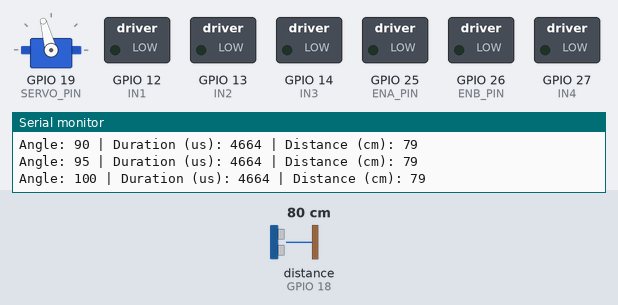
The sketch below on a simulated ESP32. Shown: servo, switched loads named in the sketch (green lamp = pin HIGH), the last lines printed to the serial monitor. Wiring (inferred from the names in the program): ultrasonic range finder: trigger GPIO 5; echo GPIO 18. The inputs (shaded band) are chosen by the test bench; at power-on: distance to the obstacle (sensor on GPIO 18) 80 cm. The echo pulse lasts 58.3 µs per cm; pins used as bus, display or sensor lines are not drawn.

Above: at 0.27 s.
At 4.75 s:
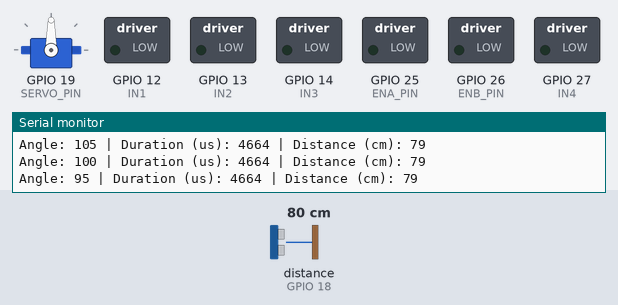
4.8 s: distance to the obstacle (sensor on GPIO 18) set to 113 cm
At 4.95 s:
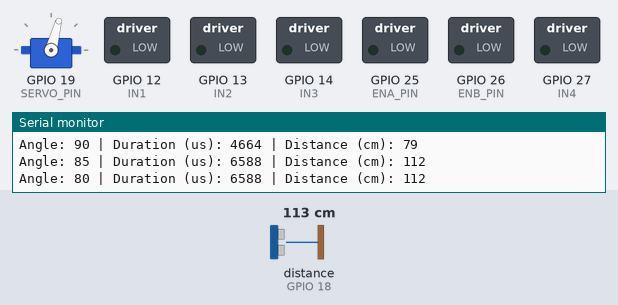
Timing chart, 0 to 32.8 s (numbered marks = the images above; inputs shaded):
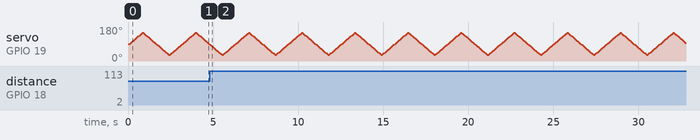

The sketch:

rover_reciever.ino
```cpp
#include <esp_now.h>
#include <WiFi.h>
#include <ESP32Servo.h>
#include <esp_arduino_version.h>

// --- L298N DIRECTION PINS ---
#define IN1 12 // Right Motors Dir A
#define IN2 13 // Right Motors Dir B
#define IN3 14 // Left Motors Dir A
#define IN4 27 // Left Motors Dir B

// --- L298N ENA / ENB PWM SPEED PINS ---
#define ENA_PIN 25 // Speed PWM Right Motors (Jumpers Removed)
#define ENB_PIN 26 // Speed PWM Left Motors (Jumpers Removed)

// --- SENSOR & SERVO PINS ---
#define TRIG_PIN  5    // Direct Output to HC-SR04 Trig
#define ECHO_PIN  18   // Input from Level Shifter (LV1)
#define SERVO_PIN 19   // PWM Control to SG90 Servo

Servo radarServo;

unsigned long duration = 0;
int distance = 0;
int servoAngle = 90;
int sweepDirection = 5;
unsigned long lastRadarScan = 0;

uint8_t transmitterAddress[6] = {0};
volatile bool transmitterAddressKnown = false;
bool telemetryPeerRegistered = false;

static const uint8_t RADAR_PACKET_MARKER = 0xA7;

typedef struct GestureMessage {
  char command[4];
  uint8_t speed; // PWM duty cycle (0-255) sent from UI slider
} GestureMessage;

typedef struct __attribute__((packed)) RadarTelemetry {
  uint8_t marker;
  int16_t angleDeg;
  uint16_t distanceCm;
} RadarTelemetry;

GestureMessage incomingData;

// Drive direction pins HIGH/LOW and drive ENA/ENB with PWM speed
void setMotorSpeedAndDirection(int in1, int in2, int in3, int in4, uint8_t speed) {
  // Enforce a minimum speed floor (110 PWM) when non-zero to overcome L298N internal drop
  uint8_t effectiveSpeed = 0;
  if (speed > 0) {
    effectiveSpeed = (speed < 110) ? 110 : speed;
  }

  digitalWrite(IN1, in1 ? HIGH : LOW);
  digitalWrite(IN2, in2 ? HIGH : LOW);
  digitalWrite(IN3, in3 ? HIGH : LOW);
  digitalWrite(IN4, in4 ? HIGH : LOW);

  analogWrite(ENA_PIN, effectiveSpeed);
  analogWrite(ENB_PIN, effectiveSpeed);
}

// Tank steering directional mappings
void moveForward(uint8_t spd)      { setMotorSpeedAndDirection(0, 1, 0, 1, spd); }
void moveBackward(uint8_t spd)     { setMotorSpeedAndDirection(1, 0, 1, 0, spd); }
void turnLeft(uint8_t spd)         { setMotorSpeedAndDirection(0, 1, 1, 0, spd); }
void turnRight(uint8_t spd)        { setMotorSpeedAndDirection(1, 0, 0, 1, spd); }
void moveForwardLeft(uint8_t spd)  { setMotorSpeedAndDirection(0, 1, 1, 0, spd); }
void moveForwardRight(uint8_t spd) { setMotorSpeedAndDirection(1, 0, 0, 1, spd); }
void moveBackLeft(uint8_t spd)     { setMotorSpeedAndDirection(1, 0, 0, 1, spd); }
void moveBackRight(uint8_t spd)    { setMotorSpeedAndDirection(0, 1, 1, 0, spd); }
void stopMotors()                  { setMotorSpeedAndDirection(0, 0, 0, 0, 0); }

// --- ULTRASONIC SENSING ---
int getDistance() {
  digitalWrite(TRIG_PIN, LOW);
  delayMicroseconds(2);
  digitalWrite(TRIG_PIN, HIGH);
  delayMicroseconds(10);
  digitalWrite(TRIG_PIN, LOW);

  // 25,000 us timeout (~4.2m max) prevents blocking loop if no echo returns
  duration = pulseIn(ECHO_PIN, HIGH, 25000);
  if (duration == 0) {
    return 400; // Treat 0 duration (timeout/no echo) as out-of-range fallback
  }

  return (int)(duration * 0.0343 / 2); // Speed of sound ~0.0343 cm/us, divided by 2 for round trip
}

void registerTransmitterForTelemetry() {
  if (!transmitterAddressKnown || telemetryPeerRegistered) return;

  esp_now_peer_info_t peerInfo = {};
  memcpy(peerInfo.peer_addr, transmitterAddress, 6);
  peerInfo.channel = 0;
  peerInfo.encrypt = false;

  if (esp_now_add_peer(&peerInfo) == ESP_OK) {
    telemetryPeerRegistered = true;
  }
}

void sendRadarTelemetry(int angle, int distanceCm) {
  if (!telemetryPeerRegistered) return;

  RadarTelemetry packet;
  packet.marker = RADAR_PACKET_MARKER;
  packet.angleDeg = (int16_t)angle;
  packet.distanceCm = (uint16_t)distanceCm;

  esp_now_send(transmitterAddress, (const uint8_t *)&packet, sizeof(packet));
}

// --- RADAR SWEEP ---
void updateRadar() {
  if (millis() - lastRadarScan >= 65) {
    lastRadarScan = millis();

    radarServo.write(servoAngle);
    delay(10); // Brief settle pause so echo reading isn't taken mid-jerk
    distance = getDistance();

    Serial.print("Angle: ");
    Serial.print(servoAngle);
    Serial.print(" | Duration (us): ");
    Serial.print(duration);
    Serial.print(" | Distance (cm): ");
    Serial.println(distance);

    sendRadarTelemetry(servoAngle, distance);

    servoAngle += sweepDirection;
    if (servoAngle <= 30 || servoAngle >= 150) {
      sweepDirection = -sweepDirection;
    }
  }
}

// --- ESP-NOW RECEIVE CALLBACK ---
#if ESP_ARDUINO_VERSION >= ESP_ARDUINO_VERSION_VAL(3, 0, 0)
void OnDataRecv(const esp_now_recv_info *info, const uint8_t *incomingDataBytes, int len) {
  const uint8_t *sourceMac = info ? info->src_addr : nullptr;
#else
void OnDataRecv(const uint8_t *mac, const uint8_t *incomingDataBytes, int len) {
  const uint8_t *sourceMac = mac;
#endif
  if (!incomingDataBytes || len < (int)sizeof(incomingData)) return;

  memcpy(&incomingData, incomingDataBytes, sizeof(incomingData));
  if (sourceMac) {
    memcpy(transmitterAddress, sourceMac, 6);
    transmitterAddressKnown = true;
  }

  String cmd = String(incomingData.command);
  uint8_t spd = incomingData.speed;

  if (cmd == "F")        moveForward(spd);
  else if (cmd == "FL")  moveForwardLeft(spd);
  else if (cmd == "FR")  moveForwardRight(spd);
  else if (cmd == "B")   moveBackward(spd);
  else if (cmd == "BL")  moveBackLeft(spd);
  else if (cmd == "BR")  moveBackRight(spd);
  else if (cmd == "L")   turnLeft(spd);
  else if (cmd == "R")   turnRight(spd);
  else                   stopMotors();
}

void setup() {
  Serial.begin(115200);

  // 1. ALLOCATE TIMER 3 & ATTACH SERVO FIRST (Before any analogWrite calls)
  ESP32PWM::allocateTimer(3);
  radarServo.setPeriodHertz(50);
  radarServo.attach(SERVO_PIN, 500, 2400);
  radarServo.write(90);

  // 2. Motor Pins & Initial State
  pinMode(IN1, OUTPUT);
  pinMode(IN2, OUTPUT);
  pinMode(IN3, OUTPUT);
  pinMode(IN4, OUTPUT);
  pinMode(ENA_PIN, OUTPUT);
  pinMode(ENB_PIN, OUTPUT);
  stopMotors();

  // 3. Radar Sensor Pins
  pinMode(TRIG_PIN, OUTPUT);
  pinMode(ECHO_PIN, INPUT);

  // 4. ESP-NOW Setup
  WiFi.mode(WIFI_STA);
  WiFi.disconnect();

  if (esp_now_init() != ESP_OK) return;

  esp_now_register_recv_cb(OnDataRecv);
  Serial.println("Receiver Ready!");
}

void loop() {
  registerTransmitterForTelemetry();
  updateRadar();
}
```
